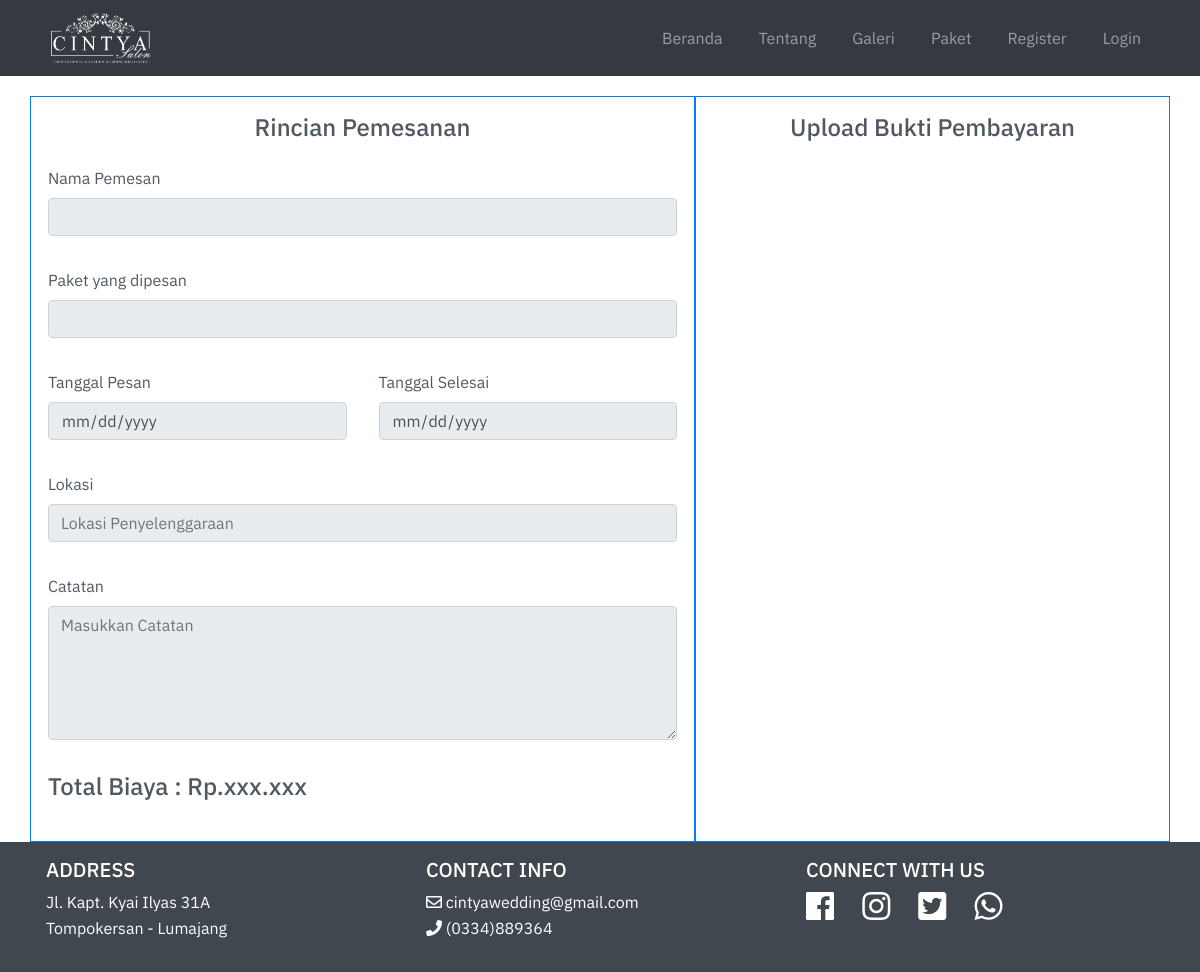
/status.php?id=9, run on an earlier commit of the app's database.
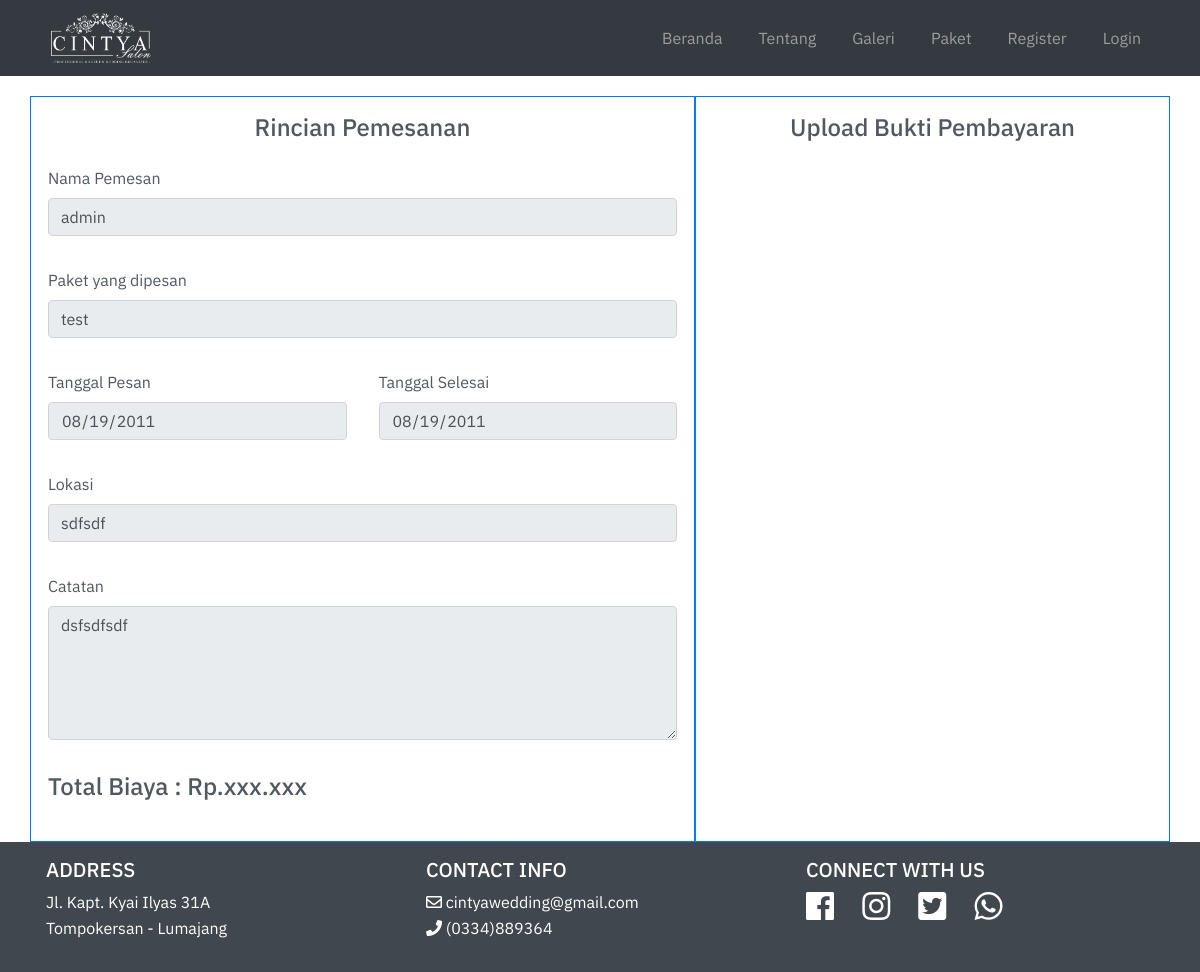
And on a later commit of the database.
### tables this page shows
CREATE TABLE `user` (
  `id_user` int(11) NOT NULL,
  `type` enum('admin','customer') NOT NULL DEFAULT 'customer',
  `username` varchar(45) NOT NULL,
  `password` varchar(45) NOT NULL,
  `nama` varchar(255) DEFAULT NULL,
  `alamat` varchar(255) DEFAULT NULL,
  `no_telp` varchar(45) DEFAULT NULL,
  `email` varchar(45) DEFAULT NULL
);

CREATE TABLE `paket` (
  `id_paket` int(11) NOT NULL,
  `nama_paket` varchar(45) DEFAULT NULL,
  `harga` varchar(45) DEFAULT NULL,
  `dekorasi` varchar(255) DEFAULT NULL,
  `rias_baju` varchar(255) DEFAULT NULL,
  `dokumentasi` varchar(255) DEFAULT NULL,
  `mc` varchar(45) DEFAULT NULL,
  `free` varchar(255) DEFAULT NULL,
  `foto` varchar(255) NOT NULL
);

CREATE TABLE `pemesanan` (
  `id_pemesanan` int(255) NOT NULL,
  `catatan` varchar(255) DEFAULT NULL,
  `id_paket` int(11) NOT NULL,
  `tgl_pesan` date NOT NULL,
  `tgl_kembali` date NOT NULL,
  `status` varchar(255) NOT NULL DEFAULT 'Waiting',
  `lokasi` varchar(255) NOT NULL,
  `bukti_pembayaran` varchar(255) DEFAULT NULL,
  `user_id` int(11) NOT NULL
);

### status.php (the view, shortened to what this page needs)
<!DOCTYPE html>
<html lang="en">
<?php include 'config/connection.php' ?>
<?php
    $lastid =  $_SESSION['id_pemesanan'];
    $query = "SELECT * FROM pemesanan WHERE id_pemesanan = '$lastid'";
    $result = mysqli_query($con, $query);
    $pemesanan = mysqli_fetch_assoc($result);
    $query2 = "SELECT * FROM paket INNER JOIN pemesanan ON (paket.id_paket=pemesanan.id_paket)";
    $result2 = mysqli_query($con,$query2);
    $paket = mysqli_fetch_assoc($result2);
    $query3 = "SELECT * FROM user INNER JOIN pemesanan ON (user.id_user=pemesanan.user_id)";
    $result3 = mysqli_query($con,$query3);
    $user = mysqli_fetch_assoc($result3);
?>
<?php include 'includes/head.php' ?>
<body>
    <?php include 'includes/navbar.php' ?>
    <div class="container mt-5 pt-5 " style="min-height:720px">
        <div class="row">
            <div class="col-md-7 border border-primary">
                <div>
                    <h4 class="text-center">Rincian Pemesanan</h4>
                </div>
                <div class="row">
                    <div class="col-sm-12">
                        <label for="nama">Nama Pemesan</label>
                        <input class="form-control" type="text" value="<?php echo $user["nama"] ?>" id="lokasi" disabled>
                    </div>
                    <div class="col-sm-12">
                        <label for="paket">Paket yang dipesan</label>
                        <input class="form-control" type="text" value="<?php echo $paket["nama_paket"] ?>" id="lokasi" disabled>
                    </div>
                    <div class="col-sm-6">
                        <label for="tanggal">Tanggal Pesan</label>
                        <input class="form-control" type="date" value="<?php echo $pemesanan["tgl_pesan"] ?>" id="tanngal" disabled>
                    </div>
                    <div class="col-sm-6">
                        <label for="tanggal">Tanggal Selesai</label>
                        <input class="form-control" type="date" value="<?php echo $pemesanan["tgl_kembali"] ?>" id="tanngal" disabled>
                    </div>
                    <div class="col-sm-12">
                        <label for="lokasi">Lokasi</label>
                        <input class="form-control" type="text" value="<?php echo $pemesanan["lokasi"] ?>" id="lokasi" placeholder="Lokasi Penyelenggaraan" disabled>
                    </div>
                    <div class="col-sm-12">
                        <label for="catatan">Catatan</label>
                        <textarea rows="5" class="form-control" type="text" id="lokasi" placeholder="Masukkan Catatan" disabled><?php echo $pemesanan["catatan"] ?></textarea>
                    </div>
                    <div class="col-sm-12">
                        <h4>Total Biaya : Rp.xxx.xxx</h4>
                    </div>
                </div>
            </div>
            <div class="col-md-5 border border-primary">
                <div>
                    <h4 class="text-center">Upload Bukti Pembayaran</h4>
                </div>
            </div>
        </div>
    </div>
    <?php include 'includes/footer.php' ?>
</body>
</html>

What changed in the data, as far as the page shows it:
added user: nama "admin"
added paket: nama_paket "test"
added pemesanan: tgl_pesan "08/19/2011", tgl_kembali "08/19/2011", lokasi "sdfsdf", catatan "dsfsdfsdf"
